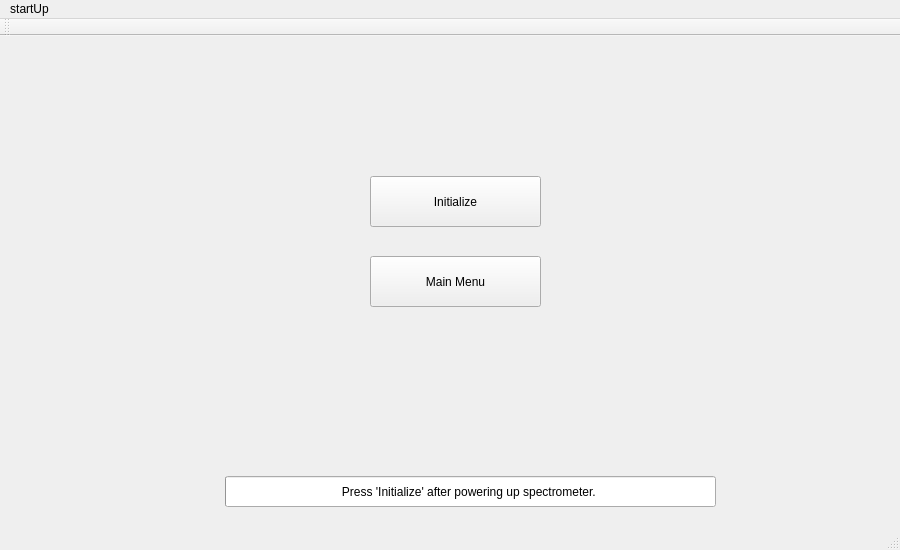
<?xml version="1.0" encoding="UTF-8"?>
<ui version="4.0">
 <class>StartUp_Menu</class>
 <widget class="QMainWindow" name="StartUp_Menu">
  <property name="geometry">
   <rect>
    <x>0</x>
    <y>0</y>
    <width>900</width>
    <height>550</height>
   </rect>
  </property>
  <property name="minimumSize">
   <size>
    <width>900</width>
    <height>550</height>
   </size>
  </property>
  <property name="maximumSize">
   <size>
    <width>900</width>
    <height>550</height>
   </size>
  </property>
  <property name="windowTitle">
   <string>MainWindow</string>
  </property>
  <widget class="QWidget" name="centralwidget">
   <widget class="QPushButton" name="MainMenu_Button">
    <property name="geometry">
     <rect>
      <x>370</x>
      <y>220</y>
      <width>171</width>
      <height>51</height>
     </rect>
    </property>
    <property name="text">
     <string>Main Menu</string>
    </property>
   </widget>
   <widget class="QPushButton" name="Initialize_Button">
    <property name="geometry">
     <rect>
      <x>370</x>
      <y>140</y>
      <width>171</width>
      <height>51</height>
     </rect>
    </property>
    <property name="text">
     <string>Initialize</string>
    </property>
   </widget>
   <widget class="QLabel" name="slide1_background">
    <property name="geometry">
     <rect>
      <x>0</x>
      <y>-60</y>
      <width>911</width>
      <height>561</height>
     </rect>
    </property>
    <property name="autoFillBackground">
     <bool>false</bool>
    </property>
    <property name="text">
     <string/>
    </property>
    <property name="pixmap">
     <pixmap>StartUpMenu_background.jpeg</pixmap>
    </property>
    <property name="scaledContents">
     <bool>false</bool>
    </property>
   </widget>
   <widget class="QProgressBar" name="progressBar">
    <property name="geometry">
     <rect>
      <x>225</x>
      <y>440</y>
      <width>491</width>
      <height>31</height>
     </rect>
    </property>
    <property name="value">
     <number>0</number>
    </property>
    <property name="format">
     <string>Press 'Initialize' after powering up spectrometer. </string>
    </property>
   </widget>
   <zorder>slide1_background</zorder>
   <zorder>MainMenu_Button</zorder>
   <zorder>Initialize_Button</zorder>
   <zorder>progressBar</zorder>
  </widget>
  <widget class="QMenuBar" name="menubar">
   <property name="geometry">
    <rect>
     <x>0</x>
     <y>0</y>
     <width>900</width>
     <height>25</height>
    </rect>
   </property>
   <widget class="QMenu" name="menustartUp">
    <property name="title">
     <string>startUp</string>
    </property>
    <addaction name="actionMainMenu"/>
    <addaction name="actionInformation"/>
   </widget>
   <addaction name="menustartUp"/>
  </widget>
  <widget class="QStatusBar" name="statusbar"/>
  <widget class="QToolBar" name="toolBar">
   <property name="windowTitle">
    <string>toolBar</string>
   </property>
   <attribute name="toolBarArea">
    <enum>TopToolBarArea</enum>
   </attribute>
   <attribute name="toolBarBreak">
    <bool>false</bool>
   </attribute>
  </widget>
  <action name="actionMainMenu">
   <property name="text">
    <string>MainMenu</string>
   </property>
  </action>
  <action name="actionInformation">
   <property name="text">
    <string>Information</string>
   </property>
  </action>
 </widget>
 <resources/>
 <connections/>
</ui>
